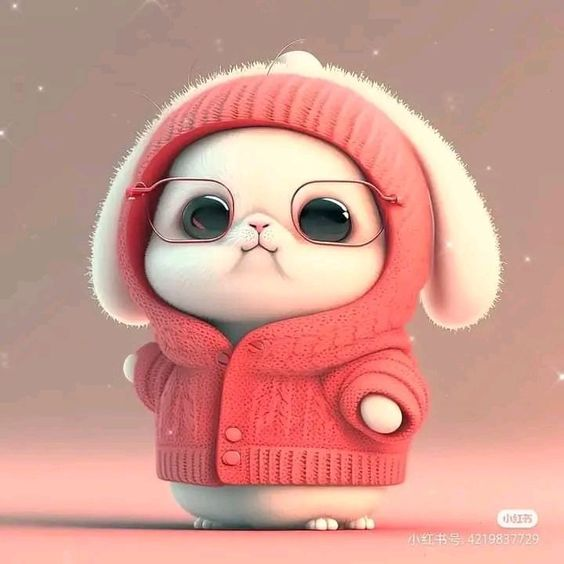
#> input picture comel.jpg, 564 x 564 px
$ python MetodeHistogram.py
#> lines starting #> are read from the running program, lines starting #| are printed output that depends on the picture; long printed decimals are rounded
import cv2
import numpy as np
from matplotlib import pyplot as plt

# membaca citra
img = cv2.imread('comel.jpg', 0)
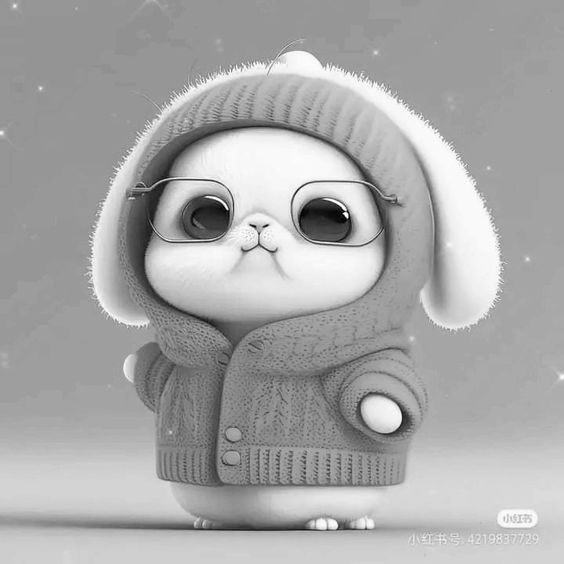
#> img: shape (564, 564); min 0, max 255, mean 168.3

# menghitung histogram
hist = cv2.calcHist([img],[0],None,[256],[0,256])
#> hist = 256 values, max 25668 at index 150, min 1 at index 1, mean 1242.6

# menghitung total piksel
total_pixels = img.shape[0] * img.shape[1]
#> total_pixels = 318096

# menghitung jumlah piksel pada setiap intensitas gelap dan terang
dark_pixels = np.sum(hist[0:128])
#> dark_pixels = 33873
bright_pixels = np.sum(hist[128:256])
#> bright_pixels = 284223

# menghitung persentase piksel gelap dan terang
dark_percentage = (dark_pixels / total_pixels) * 100
#> dark_percentage = 10.65
bright_percentage = (bright_pixels / total_pixels) * 100
#> bright_percentage = 89.35

# menampilkan histogram citra awal
plt.subplot(2, 3, 1)
plt.hist(img.ravel(), 256, [0, 256])
plt.title('Histogram Awal')

# citra terang
img_bright = cv2.convertScaleAbs(img, alpha=1.5, beta=50)
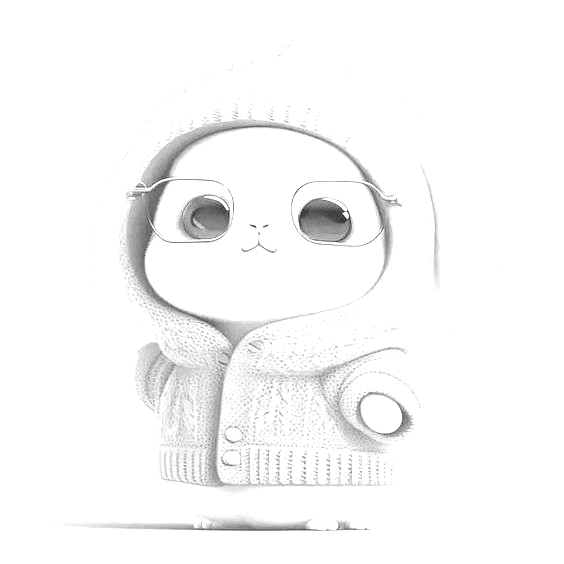
#> img_bright: shape (564, 564); min 50, max 255, mean 248.2
hist_bright = cv2.calcHist([img_bright],[0],None,[256],[0,256])
#> hist_bright = 256 values, max 274934 at index 255, min 0 at index 0, mean 1242.6

# menampilkan histogram citra terang
plt.subplot(2, 3, 2)
plt.hist(img_bright.ravel(), 256, [0, 256])
plt.title('Histogram Terang')

# citra gelap
img_dark = cv2.convertScaleAbs(img, alpha=0.5, beta=50)
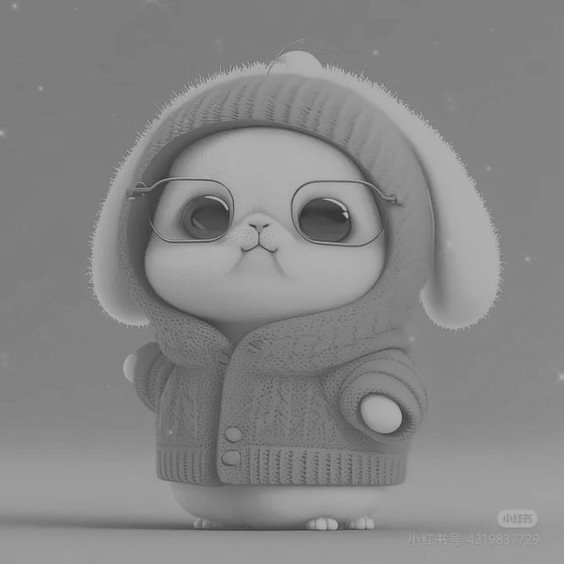
#> img_dark: shape (564, 564); min 50, max 178, mean 134.1
hist_dark = cv2.calcHist([img_dark],[0],None,[256],[0,256])
#> hist_dark = 256 values, max 25668 at index 125, min 0 at index 0, mean 1242.6

# menampilkan histogram citra gelap
plt.subplot(2, 3, 3)
plt.hist(img_dark.ravel(), 256, [0, 256])
plt.title('Histogram Gelap')

# citra kontras rendah
img_low_contrast = cv2.equalizeHist(img)
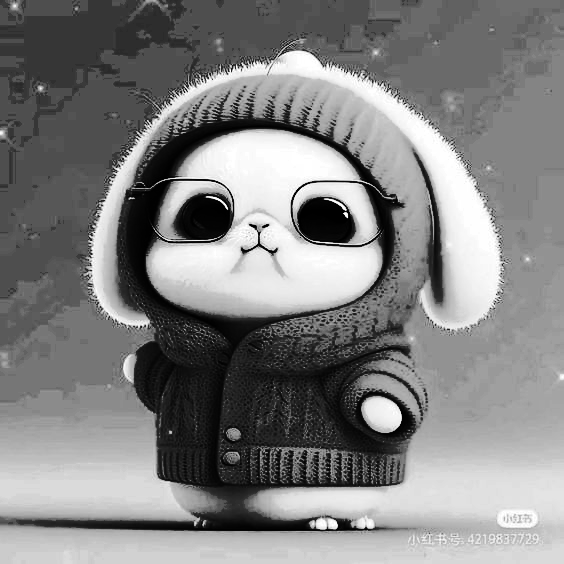
#> img_low_contrast: shape (564, 564); min 0, max 255, mean 129.6
hist_low_contrast = cv2.calcHist([img_low_contrast],[0],None,[256],[0,256])
#> hist_low_contrast = 256 values, max 25668 at index 78, min 0 at index 43, mean 1242.6

# menampilkan histogram citra kontras rendah
plt.subplot(2, 3, 4)
plt.hist(img_low_contrast.ravel(), 256, [0, 256])
plt.title('Histogram Kontras Rendah')

# citra kontras tinggi
clahe = cv2.createCLAHE(clipLimit=2.0, tileGridSize=(8,8))
img_high_contrast = clahe.apply(img)
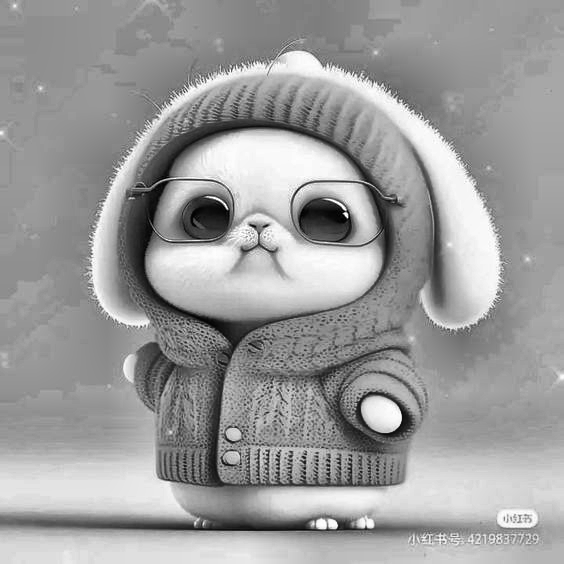
#> img_high_contrast: shape (564, 564); min 0, max 255, mean 156.3
hist_high_contrast = cv2.calcHist([img_high_contrast],[0],None,[256],[0,256])
#> hist_high_contrast = 256 values, max 6586 at index 150, min 1 at index 0, mean 1242.6

# menampilkan histogram citra kontras tinggi
plt.subplot(2, 3, 5)
plt.hist(img_high_contrast.ravel(), 256, [0, 256])
plt.title('Histogram Kontras Tinggi')

# menampilkan citra
plt.subplot(2, 3, 6)
plt.imshow(img_high_contrast, cmap='gray')
plt.title('Citra Kontras Tinggi')

plt.show()
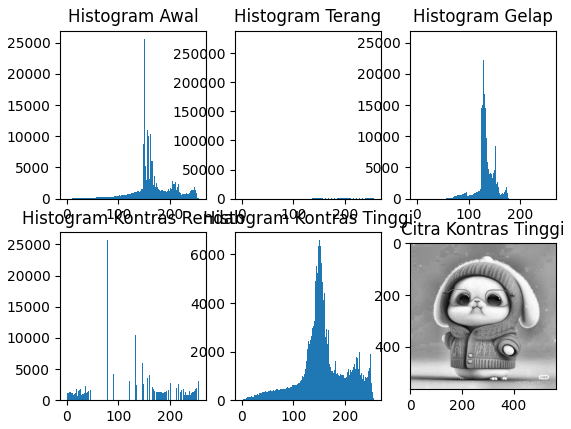
#> figure drawn by matplotlib, 6 panels; panel 1: tallest bar 25668 high, from x = 150 to 151; panel 2: tallest bar 274934 high, from x = 255 to 256; panel 3: tallest bar 25668 high, from x = 125 to 126; panel 4: tallest bar 25668 high, from x = 78 to 79

# menampilkan persentase piksel gelap dan terang
print('Persentase Piksel Gelap: ', dark_percentage, '%')
#| Persentase Piksel Gelap:  10.649 %
print('Persentase Piksel Terang: ', bright_percentage, '%')
#| Persentase Piksel Terang:  89.351 %

$ run again, with kiyowo.jpg copied over comel.jpg
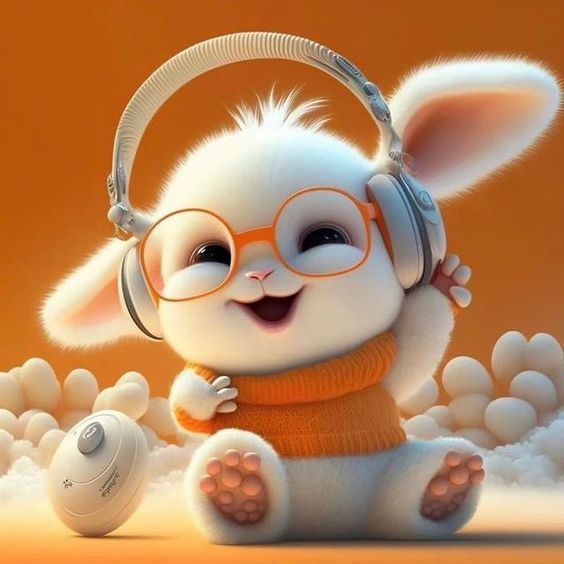
#> input picture kiyowo.jpg, 564 x 564 px
#> hist = 256 values, max 15507 at index 107, min 22 at index 34, mean 1242.6
#> dark_pixels = 143572
#> bright_pixels = 174524
#> dark_percentage = 45.13
#> bright_percentage = 54.87
#> hist_bright = 256 values, max 161093 at index 255, min 0 at index 0, mean 1242.6
#> hist_dark = 256 values, max 28141 at index 104, min 0 at index 0, mean 1242.6
#> `img_low_contrast = cv2.equalizeHist(img)`:
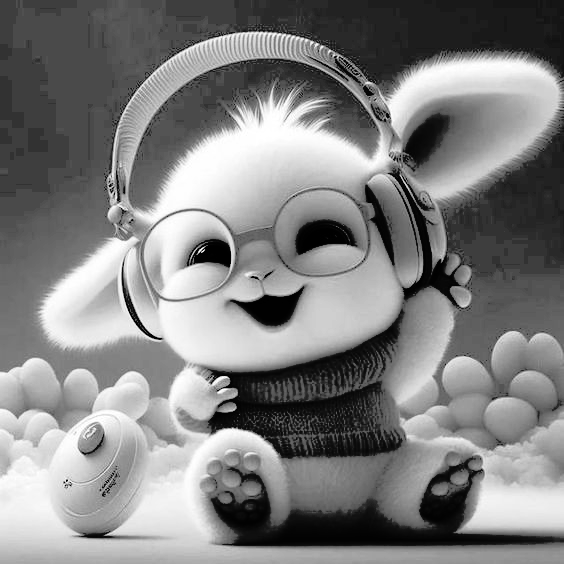
#> img_low_contrast: shape (564, 564); min 0, max 255, mean 128.9
#> hist_low_contrast = 256 values, max 15507 at index 74, min 0 at index 20, mean 1242.6
#> `img_high_contrast = clahe.apply(img)`:
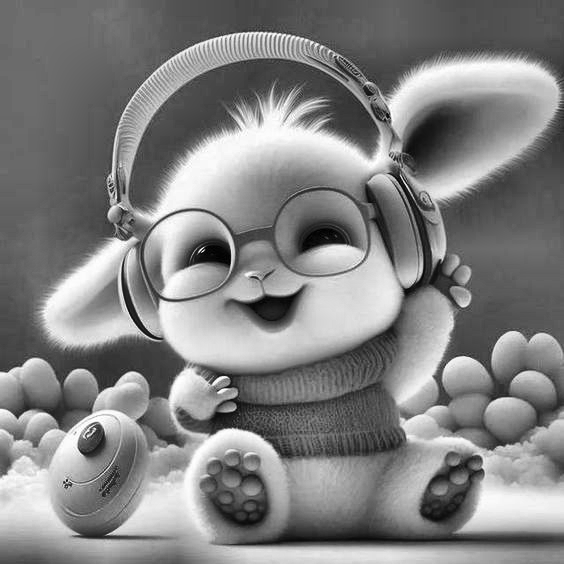
#> img_high_contrast: shape (564, 564); min 1, max 255, mean 129.9
#> hist_high_contrast = 256 values, max 4451 at index 107, min 0 at index 0, mean 1242.6
#| Persentase Piksel Gelap:  45.135 %
#| Persentase Piksel Terang:  54.865 %
